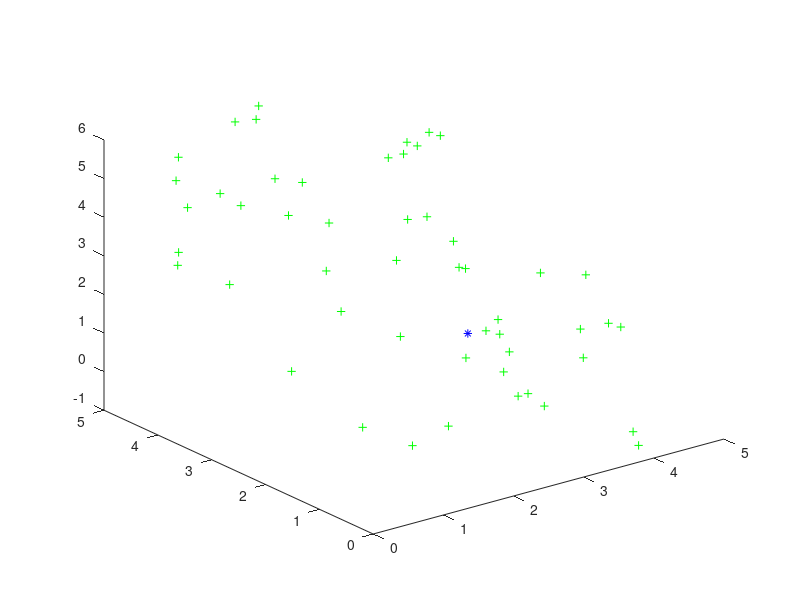

Here is the MATLAB script that generated this plot:
%%
%GRP code
%Author Liang
%%
%data produce
xx=0:0.1:5;
yy=5*rand(1,51);
xxx=0:0.1:10;
zzz=sin(xx)+yy;
plot3(xx,yy,zzz,'g+');
hold on
X=[xx' yy'];
X_star=[2.5,1.5];
X=[X;X_star];
%%
%use GPR mode to predict dist;
[N_train,~]=size(X)
k=@(x,y)exp(-2*norm(x-y)^2);
for ii = 1:N_train
    for j = 1:N_train
        K0(ii,j) = k(X(ii,:),X(j,:));
    end
end
K=K0(1:N_train-1,1:N_train-1);
K_star=K0(1:N_train-1,N_train);
%%
%caculate the result and plot it

Y_new=(K_star')*inv(K)*(zzz');
plot3(X_star(1),X_star(2),Y_new,'b*');
hold on;




